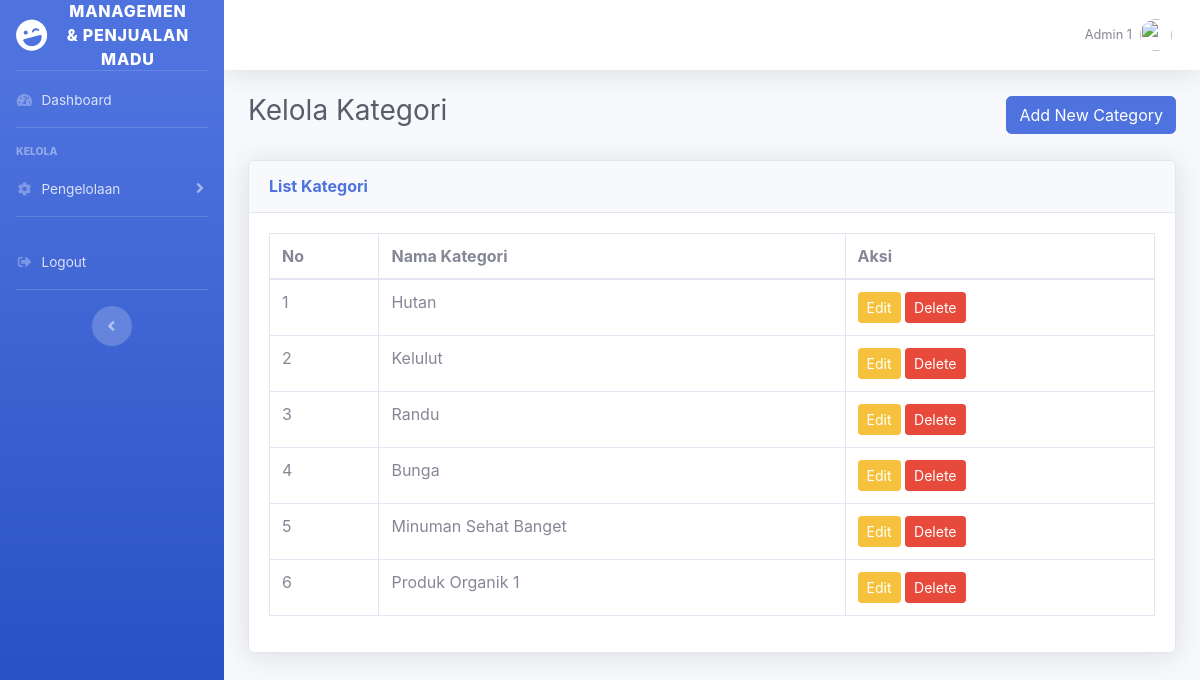
Page /views/admin/categories.php (signed in) on the committed database.
### tables this page shows
CREATE TABLE IF NOT EXISTS `pengguna` (
  `id_pengguna` int NOT NULL AUTO_INCREMENT,
  `username` varchar(50) NOT NULL,
  `password` varchar(255) NOT NULL,
  `nama_lengkap` varchar(100) DEFAULT NULL,
  `email` varchar(100) DEFAULT NULL,
  `kontak` varchar(20) DEFAULT NULL,
  `role` enum('admin','karyawan') NOT NULL,
  PRIMARY KEY (`id_pengguna`),
  UNIQUE KEY `username` (`username`),
  UNIQUE KEY `email` (`email`)
);

CREATE TABLE IF NOT EXISTS `kategori` (
  `id_kategori` int NOT NULL AUTO_INCREMENT,
  `nama_kategori` varchar(100) NOT NULL,
  PRIMARY KEY (`id_kategori`)
);

### models/UserModel.php (called while the page is built, shortened)
<?php
class UserModel {
    private $db;
    public function __construct($db) {
        $this->db = $db;
    }
    public function getUserById($id) {
        $query = "SELECT * FROM pengguna WHERE id_pengguna = :id";
        $stmt = $this->db->prepare($query);
        $stmt->bindParam(':id', $id, PDO::PARAM_INT);
        $stmt->execute();
        return $stmt->fetch(PDO::FETCH_ASSOC);
    }
}
?>

### controllers/CategoryController.php (called while the page is built, shortened)
<?php
class CategoryController {
    private $db;
    public function __construct($db) {
        $this->db = $db;
    }
    public function getAllCategories() {
        $query = "SELECT id_kategori, nama_kategori FROM kategori ORDER BY id_kategori ASC";
        $stmt = $this->db->prepare($query);
        $stmt->execute();
        return $stmt->fetchAll(PDO::FETCH_ASSOC);
    }
}
?>

### views/admin/categories.php (the view, shortened to what this page needs)
<?php
require_once '../../controllers/CategoryController.php';
require_once '../../models/UserModel.php';
$database = new Database();
$db = $database->getConnection();
$userModel = new UserModel($db);
$user = $userModel->getUserById($_SESSION['user_id']);
$categoryController = new CategoryController($db);
$categories = $categoryController->getAllCategories();
?>
<div id="wrapper">
    <?php include '../layouts/sidebar.php'; ?>
    <div id="content-wrapper" class="d-flex flex-column">
        <div id="content">
            <?php include '../layouts/header.php'; ?>
            <div class="container-fluid">
                <div class="d-flex justify-content-between align-items-center mb-4">
                    <h1 class="h3 text-gray-800">Kelola Kategori</h1>
                    <a href="add_category.php" class="btn btn-primary">Add New Category</a>
                </div>
                <div class="card shadow mb-4">
                    <div class="card-header py-3">
                        <h6 class="m-0 font-weight-bold text-primary">List Kategori</h6>
                    </div>
                    <div class="card-body">
                        <div class="table-responsive">
                            <table class="table table-bordered" id="dataTable" width="100%" cellspacing="0">
                                <thead>
                                    <tr>
                                        <th>No</th>
                                        <th>Nama Kategori</th>
                                        <th>Aksi</th>
                                    </tr>
                                </thead>
                                <tbody>
                                    <?php if (!empty($categories)): ?>
                                        <?php foreach ($categories as $index => $category): ?>
                                            <tr>
                                                <td><?= $index + 1; ?></td>
                                                <td><?= htmlspecialchars($category['nama_kategori']); ?></td>
                                                <td>
                                                    <a href="edit_category.php?id=<?= $category['id_kategori']; ?>" class="btn btn-warning btn-sm">Edit</a>
                                                    <button class="btn btn-danger btn-sm" onclick="confirmDelete(<?= $category['id_kategori']; ?>)">Delete</button>
                                                </td>
                                            </tr>
                                        <?php endforeach; ?>
                                    <?php else: ?>
                                        <tr>
                                            <td colspan="3" class="text-center">Kategori Tidak Tersedia.</td>
                                        </tr>
                                    <?php endif; ?>
                                </tbody>
                            </table>
                        </div>
                    </div>
                </div>
            </div>
        </div>
    </div>
</div>

### views/layouts/header.php (shortened to what this page needs)
<!DOCTYPE html>
<html lang="en">
<head>
    <link rel="stylesheet" href="https://cdn.datatables.net/2.1.8/css/dataTables.dataTables.css" />
    <link href="../../assets/css/sb-admin-2.min.css" rel="stylesheet">
    <link href="../../assets/vendor/fontawesome-free/css/all.min.css" rel="stylesheet">
</head>
<body>
    <nav class="navbar navbar-expand navbar-light bg-white topbar mb-4 static-top shadow">
        <ul class="navbar-nav ml-auto">
            <li class="nav-item dropdown no-arrow">
                <a class="nav-link dropdown-toggle" href="#" id="userDropdown" role="button" data-toggle="dropdown" aria-haspopup="true" aria-expanded="false">
                    <span class="mr-2 d-none d-lg-inline text-gray-600 small">
                        <?= isset($user['nama_lengkap']) ? $user['nama_lengkap'] : 'Guest'; ?>
                    </span>
                    <img class="img-profile rounded-circle" src="../../assets/images/default-profile.png">
                </a>
            </li>
        </ul>
    </nav>

### rows in the picture
pengguna: nama_lengkap "Admin 1"
kategori: nama_kategori "Hutan"
kategori: nama_kategori "Kelulut"
kategori: nama_kategori "Randu"
kategori: nama_kategori "Bunga"
kategori: nama_kategori "Minuman Sehat Banget"
kategori: nama_kategori "Produk Organik 1"
